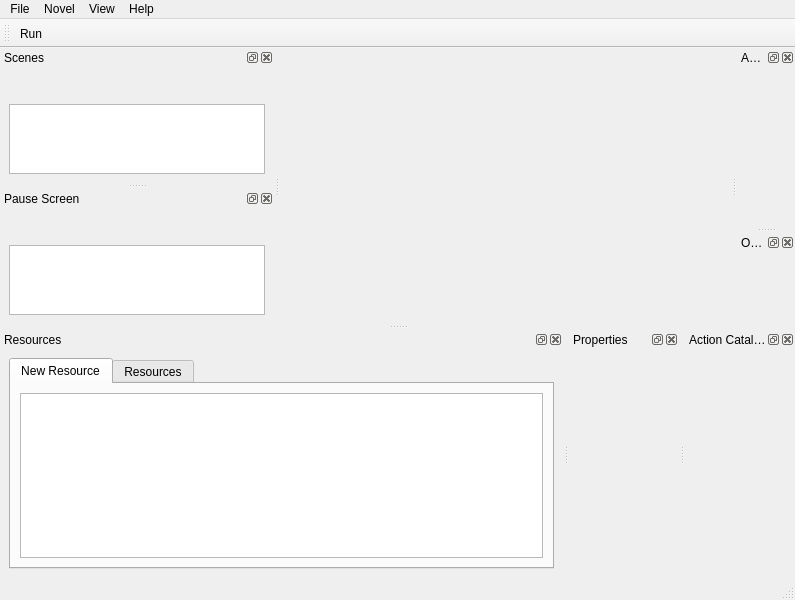
<?xml version="1.0" encoding="UTF-8"?>
<ui version="4.0">
 <class>MainWindow</class>
 <widget class="QMainWindow" name="MainWindow">
  <property name="geometry">
   <rect>
    <x>0</x>
    <y>0</y>
    <width>795</width>
    <height>600</height>
   </rect>
  </property>
  <property name="windowTitle">
   <string>Belle</string>
  </property>
  <property name="dockNestingEnabled">
   <bool>false</bool>
  </property>
  <property name="dockOptions">
   <set>QMainWindow::AllowTabbedDocks|QMainWindow::AnimatedDocks</set>
  </property>
  <widget class="QWidget" name="centralwidget">
   <layout class="QVBoxLayout" name="verticalLayout"/>
  </widget>
  <widget class="QMenuBar" name="menubar">
   <property name="geometry">
    <rect>
     <x>0</x>
     <y>0</y>
     <width>795</width>
     <height>20</height>
    </rect>
   </property>
   <widget class="QMenu" name="menuFile">
    <property name="title">
     <string>File</string>
    </property>
    <addaction name="newProjectAction"/>
    <addaction name="openProjectAction"/>
    <addaction name="saveProjectAction"/>
    <addaction name="exportProject"/>
    <addaction name="quitAction"/>
   </widget>
   <widget class="QMenu" name="menuNovel">
    <property name="title">
     <string>Novel</string>
    </property>
    <addaction name="runAction"/>
    <addaction name="propertiesAction"/>
   </widget>
   <widget class="QMenu" name="menuView">
    <property name="title">
     <string>View</string>
    </property>
    <addaction name="showResourcesAction"/>
    <addaction name="showPropertiesAction"/>
    <addaction name="showScenesAction"/>
    <addaction name="showActionsAction"/>
    <addaction name="showActionsCatalogAction"/>
    <addaction name="pauseScreenAction"/>
   </widget>
   <widget class="QMenu" name="menuHelp">
    <property name="title">
     <string>Help</string>
    </property>
    <addaction name="aboutAction"/>
   </widget>
   <addaction name="menuFile"/>
   <addaction name="menuNovel"/>
   <addaction name="menuView"/>
   <addaction name="menuHelp"/>
  </widget>
  <widget class="QStatusBar" name="statusbar"/>
  <widget class="QDockWidget" name="scenesDockWidget">
   <property name="windowTitle">
    <string>Scenes</string>
   </property>
   <attribute name="dockWidgetArea">
    <number>1</number>
   </attribute>
   <widget class="QWidget" name="dockWidgetContents">
    <layout class="QVBoxLayout" name="verticalLayout_6">
     <item>
      <layout class="QHBoxLayout" name="horizontalLayout">
       <property name="leftMargin">
        <number>5</number>
       </property>
       <item>
        <widget class="QPushButton" name="addSceneBtn">
         <property name="sizePolicy">
          <sizepolicy hsizetype="Fixed" vsizetype="Fixed">
           <horstretch>0</horstretch>
           <verstretch>0</verstretch>
          </sizepolicy>
         </property>
         <property name="text">
          <string/>
         </property>
         <property name="icon">
          <iconset resource="media.qrc">
           <normaloff>:/media/add.png</normaloff>:/media/add.png</iconset>
         </property>
         <property name="flat">
          <bool>true</bool>
         </property>
        </widget>
       </item>
       <item>
        <widget class="QPushButton" name="delSceneBtn">
         <property name="sizePolicy">
          <sizepolicy hsizetype="Fixed" vsizetype="Fixed">
           <horstretch>0</horstretch>
           <verstretch>0</verstretch>
          </sizepolicy>
         </property>
         <property name="text">
          <string/>
         </property>
         <property name="icon">
          <iconset resource="media.qrc">
           <normaloff>:/media/delete.png</normaloff>:/media/delete.png</iconset>
         </property>
         <property name="flat">
          <bool>true</bool>
         </property>
        </widget>
       </item>
       <item>
        <widget class="QPushButton" name="upSceneBtn">
         <property name="sizePolicy">
          <sizepolicy hsizetype="Fixed" vsizetype="Fixed">
           <horstretch>0</horstretch>
           <verstretch>0</verstretch>
          </sizepolicy>
         </property>
         <property name="text">
          <string/>
         </property>
         <property name="icon">
          <iconset resource="media.qrc">
           <normaloff>:/media/up.png</normaloff>:/media/up.png</iconset>
         </property>
         <property name="flat">
          <bool>true</bool>
         </property>
        </widget>
       </item>
       <item>
        <widget class="QPushButton" name="downSceneBtn">
         <property name="sizePolicy">
          <sizepolicy hsizetype="Fixed" vsizetype="Fixed">
           <horstretch>0</horstretch>
           <verstretch>0</verstretch>
          </sizepolicy>
         </property>
         <property name="maximumSize">
          <size>
           <width>16777215</width>
           <height>16777215</height>
          </size>
         </property>
         <property name="text">
          <string/>
         </property>
         <property name="icon">
          <iconset resource="media.qrc">
           <normaloff>:/media/down.png</normaloff>:/media/down.png</iconset>
         </property>
         <property name="flat">
          <bool>true</bool>
         </property>
        </widget>
       </item>
       <item>
        <spacer name="horizontalSpacer">
         <property name="orientation">
          <enum>Qt::Horizontal</enum>
         </property>
         <property name="sizeHint" stdset="0">
          <size>
           <width>40</width>
           <height>20</height>
          </size>
         </property>
        </spacer>
       </item>
      </layout>
     </item>
     <item>
      <widget class="QTreeWidget" name="scenesWidget">
       <property name="contextMenuPolicy">
        <enum>Qt::CustomContextMenu</enum>
       </property>
       <property name="selectionMode">
        <enum>QAbstractItemView::SingleSelection</enum>
       </property>
       <property name="rootIsDecorated">
        <bool>false</bool>
       </property>
       <attribute name="headerVisible">
        <bool>false</bool>
       </attribute>
       <column>
        <property name="text">
         <string notr="true">1</string>
        </property>
       </column>
      </widget>
     </item>
    </layout>
   </widget>
  </widget>
  <widget class="QDockWidget" name="actionsDockWidget">
   <property name="focusPolicy">
    <enum>Qt::ClickFocus</enum>
   </property>
   <property name="windowTitle">
    <string>Actions</string>
   </property>
   <attribute name="dockWidgetArea">
    <number>2</number>
   </attribute>
   <widget class="QWidget" name="actionsViewWidget">
    <layout class="QVBoxLayout" name="verticalLayout_7"/>
   </widget>
  </widget>
  <widget class="QDockWidget" name="resourcesDockWidget">
   <property name="sizePolicy">
    <sizepolicy hsizetype="Preferred" vsizetype="Expanding">
     <horstretch>0</horstretch>
     <verstretch>0</verstretch>
    </sizepolicy>
   </property>
   <property name="windowTitle">
    <string>Resources</string>
   </property>
   <attribute name="dockWidgetArea">
    <number>8</number>
   </attribute>
   <widget class="QWidget" name="dockWidgetContents_10">
    <layout class="QVBoxLayout" name="verticalLayout_2">
     <item>
      <widget class="QTabWidget" name="resourcesTabWidget">
       <property name="sizePolicy">
        <sizepolicy hsizetype="Expanding" vsizetype="Expanding">
         <horstretch>0</horstretch>
         <verstretch>0</verstretch>
        </sizepolicy>
       </property>
       <property name="currentIndex">
        <number>0</number>
       </property>
       <widget class="QWidget" name="tab">
        <attribute name="title">
         <string>New Resource</string>
        </attribute>
        <layout class="QVBoxLayout" name="verticalLayout_3">
         <item>
          <widget class="QTreeWidget" name="twObjects">
           <property name="rootIsDecorated">
            <bool>false</bool>
           </property>
           <attribute name="headerVisible">
            <bool>false</bool>
           </attribute>
           <column>
            <property name="text">
             <string notr="true">1</string>
            </property>
           </column>
          </widget>
         </item>
        </layout>
       </widget>
       <widget class="QWidget" name="tab_3">
        <attribute name="title">
         <string>Resources</string>
        </attribute>
       </widget>
      </widget>
     </item>
    </layout>
   </widget>
  </widget>
  <widget class="QDockWidget" name="propertiesDockWidget">
   <property name="sizePolicy">
    <sizepolicy hsizetype="MinimumExpanding" vsizetype="Expanding">
     <horstretch>0</horstretch>
     <verstretch>0</verstretch>
    </sizepolicy>
   </property>
   <property name="windowTitle">
    <string>Properties</string>
   </property>
   <attribute name="dockWidgetArea">
    <number>8</number>
   </attribute>
   <widget class="QWidget" name="dockWidgetContents_5">
    <layout class="QVBoxLayout" name="verticalLayout_4"/>
   </widget>
  </widget>
  <widget class="QDockWidget" name="actionsCatalogDockWidget">
   <property name="sizePolicy">
    <sizepolicy hsizetype="Preferred" vsizetype="Expanding">
     <horstretch>0</horstretch>
     <verstretch>0</verstretch>
    </sizepolicy>
   </property>
   <property name="windowTitle">
    <string>Action Catalog</string>
   </property>
   <attribute name="dockWidgetArea">
    <number>8</number>
   </attribute>
   <widget class="QWidget" name="actionCatalogDockWidget">
    <layout class="QVBoxLayout" name="verticalLayout_5"/>
   </widget>
  </widget>
  <widget class="QToolBar" name="toolBar">
   <property name="windowTitle">
    <string>toolBar</string>
   </property>
   <attribute name="toolBarArea">
    <enum>TopToolBarArea</enum>
   </attribute>
   <attribute name="toolBarBreak">
    <bool>false</bool>
   </attribute>
   <addaction name="runAction"/>
  </widget>
  <widget class="QDockWidget" name="pauseScreenDockWidget">
   <property name="windowTitle">
    <string>Pause Screen</string>
   </property>
   <attribute name="dockWidgetArea">
    <number>1</number>
   </attribute>
   <widget class="QWidget" name="dockWidgetContents_2">
    <layout class="QVBoxLayout" name="verticalLayout_8">
     <item>
      <layout class="QHBoxLayout" name="horizontalLayout_2">
       <property name="leftMargin">
        <number>5</number>
       </property>
       <item>
        <widget class="QPushButton" name="addPauseSceneBtn">
         <property name="sizePolicy">
          <sizepolicy hsizetype="Fixed" vsizetype="Fixed">
           <horstretch>0</horstretch>
           <verstretch>0</verstretch>
          </sizepolicy>
         </property>
         <property name="text">
          <string/>
         </property>
         <property name="icon">
          <iconset resource="media.qrc">
           <normaloff>:/media/add.png</normaloff>:/media/add.png</iconset>
         </property>
         <property name="flat">
          <bool>true</bool>
         </property>
        </widget>
       </item>
       <item>
        <widget class="QPushButton" name="delPauseSceneBtn">
         <property name="sizePolicy">
          <sizepolicy hsizetype="Fixed" vsizetype="Fixed">
           <horstretch>0</horstretch>
           <verstretch>0</verstretch>
          </sizepolicy>
         </property>
         <property name="text">
          <string/>
         </property>
         <property name="icon">
          <iconset resource="media.qrc">
           <normaloff>:/media/delete.png</normaloff>:/media/delete.png</iconset>
         </property>
         <property name="flat">
          <bool>true</bool>
         </property>
        </widget>
       </item>
       <item>
        <widget class="QPushButton" name="upPauseSceneBtn">
         <property name="sizePolicy">
          <sizepolicy hsizetype="Fixed" vsizetype="Fixed">
           <horstretch>0</horstretch>
           <verstretch>0</verstretch>
          </sizepolicy>
         </property>
         <property name="text">
          <string/>
         </property>
         <property name="icon">
          <iconset resource="media.qrc">
           <normaloff>:/media/up.png</normaloff>:/media/up.png</iconset>
         </property>
         <property name="flat">
          <bool>true</bool>
         </property>
        </widget>
       </item>
       <item>
        <widget class="QPushButton" name="downPauseSceneBtn">
         <property name="sizePolicy">
          <sizepolicy hsizetype="Fixed" vsizetype="Fixed">
           <horstretch>0</horstretch>
           <verstretch>0</verstretch>
          </sizepolicy>
         </property>
         <property name="maximumSize">
          <size>
           <width>16777215</width>
           <height>16777215</height>
          </size>
         </property>
         <property name="text">
          <string/>
         </property>
         <property name="icon">
          <iconset resource="media.qrc">
           <normaloff>:/media/down.png</normaloff>:/media/down.png</iconset>
         </property>
         <property name="flat">
          <bool>true</bool>
         </property>
        </widget>
       </item>
       <item>
        <spacer name="horizontalSpacer_2">
         <property name="orientation">
          <enum>Qt::Horizontal</enum>
         </property>
         <property name="sizeHint" stdset="0">
          <size>
           <width>40</width>
           <height>20</height>
          </size>
         </property>
        </spacer>
       </item>
      </layout>
     </item>
     <item>
      <widget class="QTreeWidget" name="pauseScenesWidget">
       <property name="contextMenuPolicy">
        <enum>Qt::CustomContextMenu</enum>
       </property>
       <property name="selectionMode">
        <enum>QAbstractItemView::SingleSelection</enum>
       </property>
       <property name="iconSize">
        <size>
         <width>22</width>
         <height>22</height>
        </size>
       </property>
       <property name="rootIsDecorated">
        <bool>false</bool>
       </property>
       <attribute name="headerVisible">
        <bool>false</bool>
       </attribute>
       <column>
        <property name="text">
         <string notr="true">1</string>
        </property>
       </column>
      </widget>
     </item>
    </layout>
   </widget>
  </widget>
  <widget class="QDockWidget" name="objectsViewWidget">
   <property name="windowTitle">
    <string>Objects</string>
   </property>
   <attribute name="dockWidgetArea">
    <number>2</number>
   </attribute>
   <widget class="QWidget" name="dockWidgetContents_4"/>
  </widget>
  <action name="runAction">
   <property name="icon">
    <iconset resource="media.qrc">
     <normaloff>:/media/system-run.png</normaloff>:/media/system-run.png</iconset>
   </property>
   <property name="text">
    <string>Run</string>
   </property>
  </action>
  <action name="openProjectAction">
   <property name="icon">
    <iconset resource="media.qrc">
     <normaloff>:/media/document_open.png</normaloff>:/media/document_open.png</iconset>
   </property>
   <property name="text">
    <string>Open Project</string>
   </property>
  </action>
  <action name="propertiesAction">
   <property name="text">
    <string>Properties</string>
   </property>
  </action>
  <action name="showResourcesAction">
   <property name="checkable">
    <bool>true</bool>
   </property>
   <property name="checked">
    <bool>true</bool>
   </property>
   <property name="text">
    <string>Resources</string>
   </property>
  </action>
  <action name="showPropertiesAction">
   <property name="checkable">
    <bool>true</bool>
   </property>
   <property name="checked">
    <bool>true</bool>
   </property>
   <property name="text">
    <string>Properties</string>
   </property>
  </action>
  <action name="showScenesAction">
   <property name="checkable">
    <bool>true</bool>
   </property>
   <property name="checked">
    <bool>true</bool>
   </property>
   <property name="text">
    <string>Scenes</string>
   </property>
  </action>
  <action name="showActionsAction">
   <property name="checkable">
    <bool>true</bool>
   </property>
   <property name="checked">
    <bool>false</bool>
   </property>
   <property name="text">
    <string>Actions</string>
   </property>
  </action>
  <action name="showActionsCatalogAction">
   <property name="checkable">
    <bool>true</bool>
   </property>
   <property name="checked">
    <bool>true</bool>
   </property>
   <property name="text">
    <string>Actions' Catalog</string>
   </property>
  </action>
  <action name="aboutAction">
   <property name="icon">
    <iconset resource="media.qrc">
     <normaloff>:/media/help-about.png</normaloff>:/media/help-about.png</iconset>
   </property>
   <property name="text">
    <string>About</string>
   </property>
  </action>
  <action name="quitAction">
   <property name="icon">
    <iconset resource="media.qrc">
     <normaloff>:/media/application_exit.png</normaloff>:/media/application_exit.png</iconset>
   </property>
   <property name="text">
    <string>Quit</string>
   </property>
   <property name="shortcut">
    <string>Ctrl+Q</string>
   </property>
  </action>
  <action name="exportProject">
   <property name="icon">
    <iconset resource="media.qrc">
     <normaloff>:/media/document_save_all.png</normaloff>:/media/document_save_all.png</iconset>
   </property>
   <property name="text">
    <string>Export Project</string>
   </property>
  </action>
  <action name="saveProjectAction">
   <property name="icon">
    <iconset resource="media.qrc">
     <normaloff>:/media/document_save_all.png</normaloff>:/media/document_save_all.png</iconset>
   </property>
   <property name="text">
    <string>Save Project</string>
   </property>
   <property name="shortcut">
    <string>Ctrl+S</string>
   </property>
  </action>
  <action name="pauseScreenAction">
   <property name="checkable">
    <bool>true</bool>
   </property>
   <property name="text">
    <string>Pause Screen</string>
   </property>
  </action>
  <action name="newProjectAction">
   <property name="icon">
    <iconset resource="media.qrc">
     <normaloff>:/media/document-new.png</normaloff>:/media/document-new.png</iconset>
   </property>
   <property name="text">
    <string>New Project</string>
   </property>
  </action>
 </widget>
 <resources>
  <include location="media.qrc"/>
 </resources>
 <connections>
  <connection>
   <sender>showActionsAction</sender>
   <signal>triggered(bool)</signal>
   <receiver>actionsDockWidget</receiver>
   <slot>setVisible(bool)</slot>
   <hints>
    <hint type="sourcelabel">
     <x>-1</x>
     <y>-1</y>
    </hint>
    <hint type="destinationlabel">
     <x>766</x>
     <y>181</y>
    </hint>
   </hints>
  </connection>
  <connection>
   <sender>showActionsCatalogAction</sender>
   <signal>triggered(bool)</signal>
   <receiver>actionsCatalogDockWidget</receiver>
   <slot>setVisible(bool)</slot>
   <hints>
    <hint type="sourcelabel">
     <x>-1</x>
     <y>-1</y>
    </hint>
    <hint type="destinationlabel">
     <x>737</x>
     <y>444</y>
    </hint>
   </hints>
  </connection>
  <connection>
   <sender>showPropertiesAction</sender>
   <signal>triggered(bool)</signal>
   <receiver>propertiesDockWidget</receiver>
   <slot>setVisible(bool)</slot>
   <hints>
    <hint type="sourcelabel">
     <x>-1</x>
     <y>-1</y>
    </hint>
    <hint type="destinationlabel">
     <x>622</x>
     <y>444</y>
    </hint>
   </hints>
  </connection>
  <connection>
   <sender>showScenesAction</sender>
   <signal>triggered(bool)</signal>
   <receiver>scenesDockWidget</receiver>
   <slot>setVisible(bool)</slot>
   <hints>
    <hint type="sourcelabel">
     <x>-1</x>
     <y>-1</y>
    </hint>
    <hint type="destinationlabel">
     <x>131</x>
     <y>181</y>
    </hint>
   </hints>
  </connection>
  <connection>
   <sender>showResourcesAction</sender>
   <signal>triggered(bool)</signal>
   <receiver>resourcesDockWidget</receiver>
   <slot>setVisible(bool)</slot>
   <hints>
    <hint type="sourcelabel">
     <x>-1</x>
     <y>-1</y>
    </hint>
    <hint type="destinationlabel">
     <x>281</x>
     <y>444</y>
    </hint>
   </hints>
  </connection>
  <connection>
   <sender>quitAction</sender>
   <signal>triggered()</signal>
   <receiver>MainWindow</receiver>
   <slot>close()</slot>
   <hints>
    <hint type="sourcelabel">
     <x>-1</x>
     <y>-1</y>
    </hint>
    <hint type="destinationlabel">
     <x>397</x>
     <y>299</y>
    </hint>
   </hints>
  </connection>
  <connection>
   <sender>scenesDockWidget</sender>
   <signal>visibilityChanged(bool)</signal>
   <receiver>showScenesAction</receiver>
   <slot>setChecked(bool)</slot>
   <hints>
    <hint type="sourcelabel">
     <x>131</x>
     <y>183</y>
    </hint>
    <hint type="destinationlabel">
     <x>-1</x>
     <y>-1</y>
    </hint>
   </hints>
  </connection>
  <connection>
   <sender>resourcesDockWidget</sender>
   <signal>visibilityChanged(bool)</signal>
   <receiver>showResourcesAction</receiver>
   <slot>setChecked(bool)</slot>
   <hints>
    <hint type="sourcelabel">
     <x>283</x>
     <y>448</y>
    </hint>
    <hint type="destinationlabel">
     <x>-1</x>
     <y>-1</y>
    </hint>
   </hints>
  </connection>
  <connection>
   <sender>propertiesDockWidget</sender>
   <signal>visibilityChanged(bool)</signal>
   <receiver>showPropertiesAction</receiver>
   <slot>setChecked(bool)</slot>
   <hints>
    <hint type="sourcelabel">
     <x>624</x>
     <y>448</y>
    </hint>
    <hint type="destinationlabel">
     <x>-1</x>
     <y>-1</y>
    </hint>
   </hints>
  </connection>
  <connection>
   <sender>actionsCatalogDockWidget</sender>
   <signal>visibilityChanged(bool)</signal>
   <receiver>showActionsCatalogAction</receiver>
   <slot>setChecked(bool)</slot>
   <hints>
    <hint type="sourcelabel">
     <x>738</x>
     <y>448</y>
    </hint>
    <hint type="destinationlabel">
     <x>-1</x>
     <y>-1</y>
    </hint>
   </hints>
  </connection>
  <connection>
   <sender>actionsDockWidget</sender>
   <signal>visibilityChanged(bool)</signal>
   <receiver>showActionsAction</receiver>
   <slot>setChecked(bool)</slot>
   <hints>
    <hint type="sourcelabel">
     <x>767</x>
     <y>183</y>
    </hint>
    <hint type="destinationlabel">
     <x>-1</x>
     <y>-1</y>
    </hint>
   </hints>
  </connection>
  <connection>
   <sender>pauseScreenAction</sender>
   <signal>triggered(bool)</signal>
   <receiver>pauseScreenDockWidget</receiver>
   <slot>setVisible(bool)</slot>
   <hints>
    <hint type="sourcelabel">
     <x>-1</x>
     <y>-1</y>
    </hint>
    <hint type="destinationlabel">
     <x>136</x>
     <y>333</y>
    </hint>
   </hints>
  </connection>
  <connection>
   <sender>pauseScreenDockWidget</sender>
   <signal>visibilityChanged(bool)</signal>
   <receiver>pauseScreenAction</receiver>
   <slot>setChecked(bool)</slot>
   <hints>
    <hint type="sourcelabel">
     <x>136</x>
     <y>333</y>
    </hint>
    <hint type="destinationlabel">
     <x>-1</x>
     <y>-1</y>
    </hint>
   </hints>
  </connection>
 </connections>
</ui>
